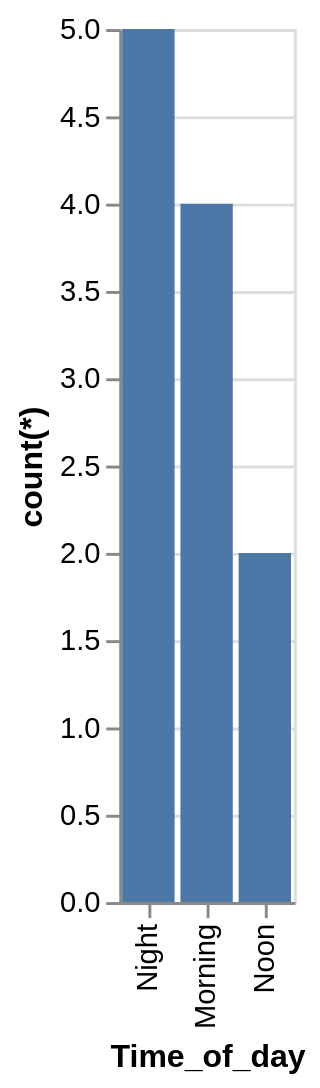

The Vega-Lite source for this figure:
### Vega-Lite specification from a JSON file in a GitHub repository (floating-point values rounded to 4 significant figures)
{"data": {"values": [{"x_data": "Morning", "y_data": 4}, {"x_data": "Night", "y_data": 5}, {"x_data": "Noon", "y_data": 2}]}, "mark": "bar", "encoding": {"x": {"field": "x_data", "type": "nominal", "title": "Time_of_day", "sort": {"op": "sum", "field": "y_data", "order": "descending"}}, "y": {"field": "y_data", "type": "quantitative", "title": "count(*)"}}}
